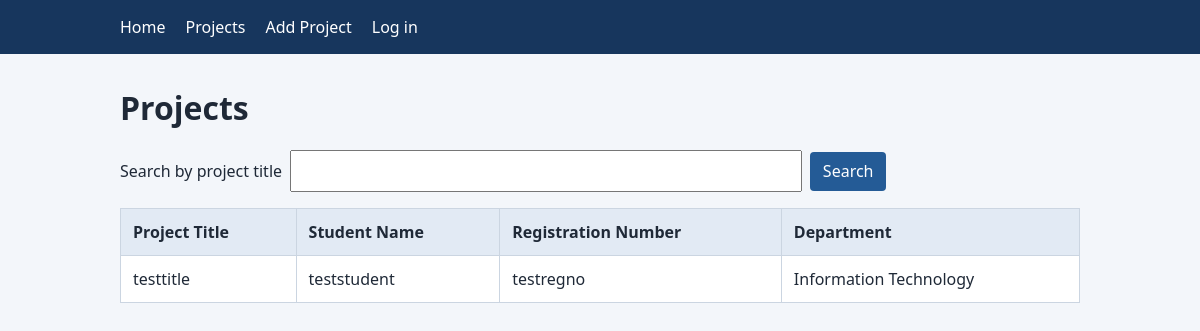
/projects/, run on the app's committed database.
### projects/models.py (models this page shows, shortened)
class Project(models.Model):
    title = models.CharField(max_length=200)
    student_name = models.CharField(max_length=150)
    registration_number = models.CharField(max_length=30)
    description = models.TextField()
    date_submitted = models.DateTimeField(auto_now_add=True)
    department = models.ForeignKey(
        Department,
        on_delete=models.CASCADE,
        related_name="projects",
    )

class Department(models.Model):
    name = models.CharField(max_length=100)
    description = models.TextField()

### projects/views.py (the view)
# urls.py: path('projects/', views.project_list, name='project_list'),
def project_list(request):
    query = request.GET.get("q", "").strip()
    projects = Project.objects.select_related("department").order_by("-date_submitted")
    if query:
        projects = projects.filter(title__icontains=query)
    return render(
        request,
        "projects/project_list.html",
        {"projects": projects, "query": query},
    )

### projects/templates/projects/project_list.html (shortened to what this page needs)
{% extends "projects/base.html" %}
{% block content %}
    <h1>Projects</h1>
    <form class="search-form" method="get" action="{% url 'project_list' %}">
        <label for="project-search">Search by project title</label>
        <input id="project-search" type="search" name="q" value="{{ query }}">
        <button type="submit">Search</button>
    </form>
    <div class="table-wrap">
        <table class="project-table">
            <thead>
                <tr>
                    <th scope="col">Project Title</th>
                    <th scope="col">Student Name</th>
                    <th scope="col">Registration Number</th>
                    <th scope="col">Department</th>
                </tr>
            </thead>
            <tbody>
                {% for project in projects %}
                    <tr>
                        <td>{{ project.title }}</td>
                        <td>{{ project.student_name }}</td>
                        <td>{{ project.registration_number }}</td>
                        <td>{{ project.department.name }}</td>
                    </tr>
                {% empty %}
                    <tr>
                        <td colspan="{% if user.is_authenticated %}5{% else %}4{% endif %}">
                            No projects found.
                        </td>
                    </tr>
                {% endfor %}
            </tbody>
        </table>
    </div>
{% endblock %}

### projects/static/projects/css/style.css (style rules this page uses)
:root { color-scheme: light; font-family: system-ui, sans-serif; color: #1f2937; background: #f3f6fa; }
body { margin: 0; }
.button, button { display: inline-block; border: 0; border-radius: 4px; padding: 0.55rem 0.8rem; background: #245b96; color: #fff; font: inherit; text-decoration: none; cursor: pointer; }
.search-form, .project-form { margin: 1rem 0; }
.search-form { display: flex; align-items: center; gap: 0.5rem; flex-wrap: wrap; }
.project-form input, .project-form select, .project-form textarea, .search-form input { box-sizing: border-box; width: 100%; max-width: 32rem; padding: 0.5rem; font: inherit; }
.table-wrap { overflow-x: auto; }
.project-table { width: 100%; border-collapse: collapse; background: #fff; }
.project-table th, .project-table td { border: 1px solid #cbd5e1; padding: 0.75rem; text-align: left; }
.project-table th { background: #e2eaf4; }

### data on the page
Project: title "testtitle", student_name "teststudent", registration_number "testregno", department.name "Information Technology"
